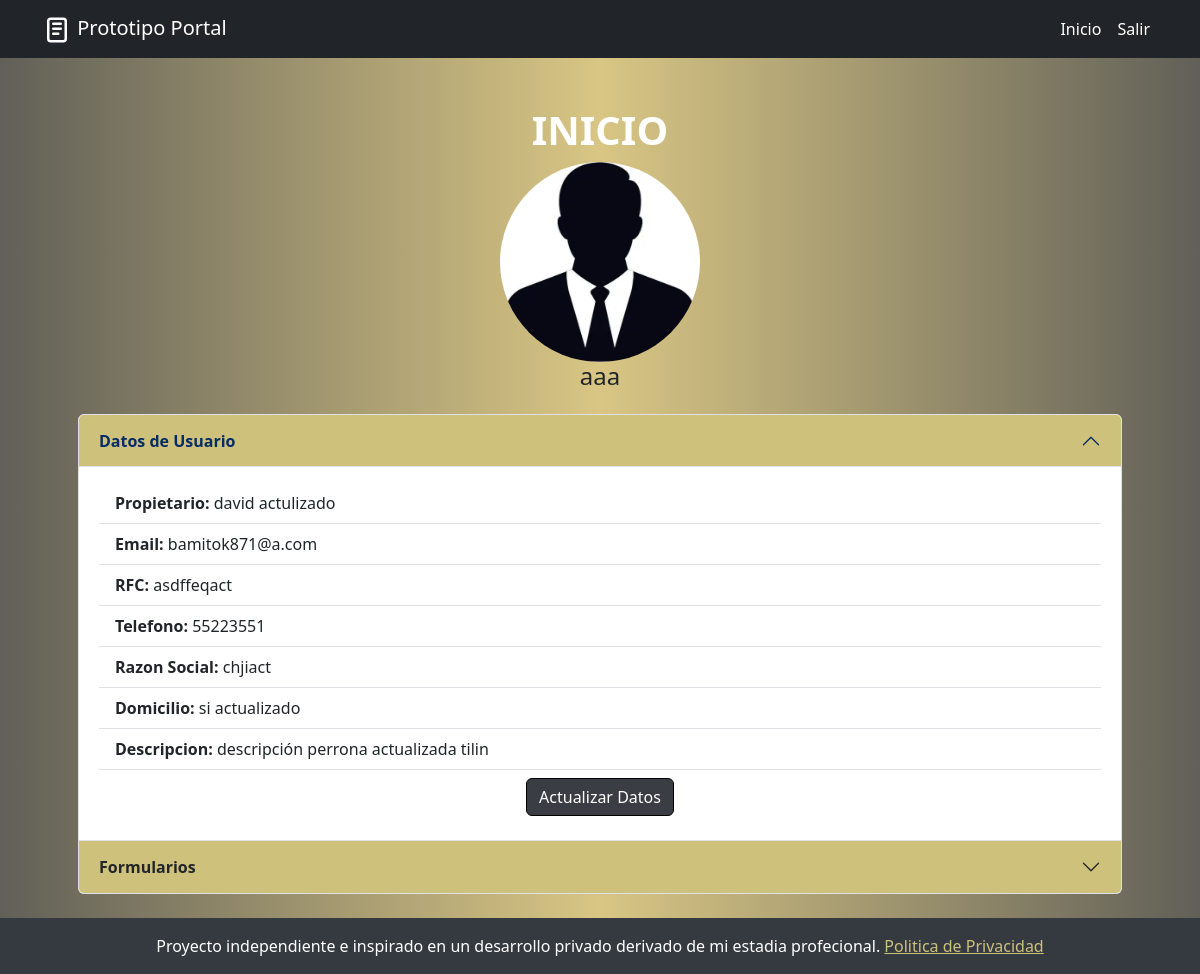
The app's page / (signed in), older data.
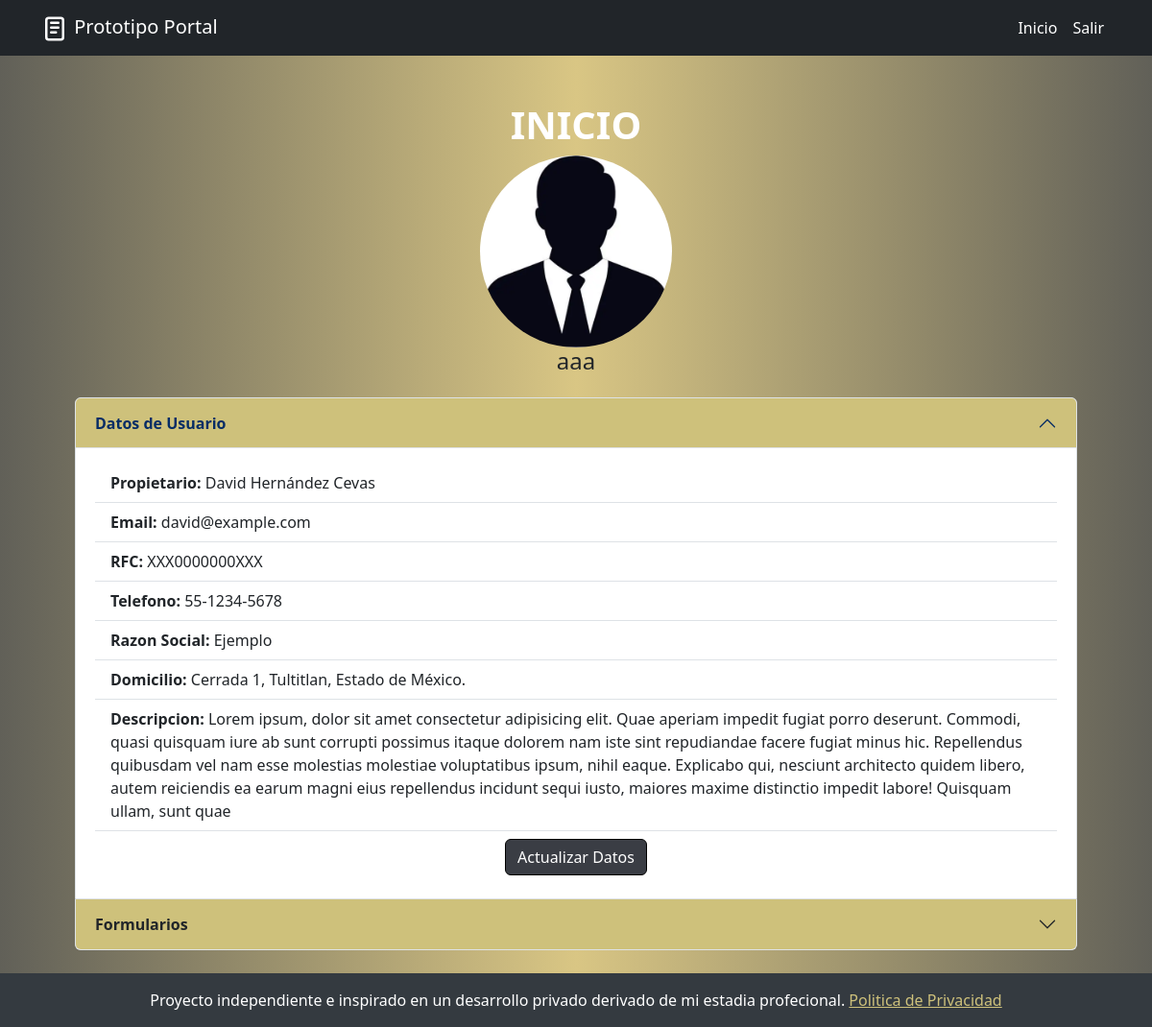
The same page, newer data.
### Portal/models.py (models this page shows, shortened)
class datosUsuarioM(models.Model):
    propietario = models.CharField(max_length=255)
    email = models.EmailField(max_length=255)
    rfc = models.CharField(max_length=13)
    telefono = models.CharField(max_length=30)
    razonSocial = models.CharField(max_length=255)
    descripcion = models.TextField(max_length=500, blank=True, null=True)
    domicilio = models.CharField(max_length=255)
    user = models.ForeignKey (User, on_delete=models.CASCADE)

### Portal/views.py (the view)
# urls.py: 2. Add a URL to urlpatterns:  path('', views.home, name='home')
@login_required(login_url='iniciarSesion')
def home(request):
    datos = datosUsuarioM.objects.filter(user=request.user).first()
    formDPex = declaratoriaPropiedadModel.objects.filter(user=request.user).exists()
    formCAex = declaCumpliAmbModel.objects.filter(user=request.user).exists()
    formCNex = cartaNotificacionModel.objects.filter(user=request.user).exists()
    formRVTex = reporteVisitaTecnicaModel.objects.filter(user=request.user).exists()
    formInventOf = inventarioOficina.objects.filter(user=request.user).exists()
    return render(request, 'home.html', {
        'datosUsuario': datos,
        'formDPexiste':formDPex,
        'formCAexiste':formCAex,
        'formCNexiste':formCNex,
        'formRVTexiste':formRVTex,
        'formInventarioExiste':formInventOf
    })

### Portal/templates/home.html (shortened to what this page needs)
{% extends 'base.html' %} {% block content %} {% load static %}
<div class="container mt-4">
  <h1 class="text-center titulo">INICIO</h1>
  <div class="text-center">
            <img src="static/images/profile.webp" alt="" class="rounded-circle" style="width: 200px; height: 200px;">
            <h4>{{datosUsuario.user}}</h4>
  </div>
  <div class="accordion m-4 " id="accordionExample">
    <div class="accordion-item">
      <h2 class="accordion-header">
        <button
          class="accordion-button card-header"
          type="button"
          data-bs-toggle="collapse"
          data-bs-target="#collapseOne"
          aria-expanded="true"
          aria-controls="collapseOne"
          style="background-color: #cec17b;"
        >
          <strong>Datos de Usuario</strong>
        </button>
      </h2>
      <div
        id="collapseOne"
        class="accordion-collapse collapse show"
        data-bs-parent="#accordionExample"
      >
        <div class="accordion-body">
            <ul class="list-group list-group-flush">
              <li class="list-group-item">
                <strong>Propietario: </strong>{{datosUsuario.propietario}}
              </li>
              <li class="list-group-item">
                <strong>Email: </strong>{{datosUsuario.email}}
              </li>
              <li class="list-group-item">
                <strong>RFC: </strong>{{datosUsuario.rfc}}
              </li>
              <li class="list-group-item">
                <strong>Telefono: </strong>{{datosUsuario.telefono}}
              </li>
              <li class="list-group-item">
                <strong>Razon Social: </strong>{{datosUsuario.razonSocial}}
              </li>
              <li class="list-group-item">
                <strong>Domicilio: </strong>{{datosUsuario.domicilio}}
              </li>
              <li class="list-group-item">
                <strong>Descripcion: </strong>{{datosUsuario.descripcion}}
              </li>
              <li class="list-group-item text-center">
                <a href="{% url 'actualizar' %}">
                  <button class="btn btn-primary botongral">
                    Actualizar Datos
                  </button>
                </a>
              </li>
            </ul>
        </div>
      </div>
    </div>
    <div class="accordion-item">
      <h2 class="accordion-header">
        <button
          class="accordion-button collapsed"
          type="button"
          data-bs-toggle="collapse"
          data-bs-target="#collapseTwo"
          aria-expanded="false"
          aria-controls="collapseTwo"
          style="background-color: #cec17b;"
        >
            <strong>Formularios</strong>
        </button>
      </h2>
    </div>
  </div>
</div>
{% endblock %}

### Portal/templates/base.html (shortened to what this page needs)
<!DOCTYPE html>
<html lang="es">
<head>
    {% load static %}
    <link rel="stylesheet" href="https://cdn.jsdelivr.net/npm/bootstrap-icons@1.11.3/font/bootstrap-icons.min.css">
    <link href="https://cdn.jsdelivr.net/npm/bootstrap@5.3.0/dist/css/bootstrap.min.css" rel="stylesheet">
    <link href="{% static 'css/styles.css' %}" rel="stylesheet">
</head>
<body class="d-flex flex-column min-vh-100">
    <nav class="navbar navbar-expand-lg navbar-dark bg-dark sticky-top">
        <div class="container">
            <a class="navbar-brand" href="/">
                Prototipo Portal
            </a>
            <div class="collapse navbar-collapse" id="navbarNav">
                <ul class="navbar-nav ms-auto mb-2 mb-lg-0">
                    {% if user.is_authenticated %}
                    <li class="nav-item">
                        <a class="nav-link" href="/">Inicio</a>
                    </li>
                    <li class="nav-item">
                        <a class="nav-link" href="{% url 'logout' %}">Salir</a>
                    </li>
                    {% endif %}
                </ul>
            </div>
        </div>
    </nav>
    <main class="container flex-grow-1 mt-4">
        {% block content %}
        {% endblock %}
    </main>
    <footer class="footer mt-auto py-3 bg-dark text-white text-center">
        <div class="container">
            <span>Proyecto independiente e inspirado en un desarrollo privado derivado de mi estadia profecional. <a href="{% url 'politicaPrivacidad' %}" style="color: #cec17b">Politica de Privacidad</a></span>
        </div>
    </footer>
</body>
</html>

### Portal/static/css/styles.css (style rules this page uses)
body { background: #616058; background: linear-gradient(90deg, rgba(97, 96, 88, 1) 0%, rgba(217, 198, 132, 1) 50%, rgba(97, 96, 88, 1) 100%); }
.titulo { color: white; font-size: 2.5rem; font-weight: bold; }
.footer { background-color: #343a40 !important; color: #ffffff; padding: 1rem 0; }
.navbar-dark .navbar-nav .nav-link { color: white !important; }
.botongral { background-color: #3a3d44; border-color: #000000; color: white; }

Row changes from the older to the newer data that the page shows:
changed datosUsuarioM "aaa": propietario "david actulizado" → "David Hernández Cevas"; email "bamitok871@a.com" → "david@example.com"; rfc "asdffeqact" → "XXX0000000XXX"; telefono "55223551" → "55-1234-5678"; razonSocial "chjiact" → "Ejemplo"; domicilio "si actualizado" → "Cerrada 1, Tultitlan, Estado de México."; descripcion "descripción perrona actualizada tilin" → "Lorem ipsum, dolor sit amet consectetur adipisicing elit. Quae aperiam impedit fugiat porro deserunt. Commodi, quasi quisquam iure ab sunt corrupti possimus itaque dolorem nam iste sint repudiandae facere fugiat minus hic. Repellendus quibusdam vel nam esse molestias molestiae voluptatibus ipsum, nihil eaque. Explicabo qui, nesciunt architecto quidem libero, autem reiciendis ea earum magni eius repellendus incidunt sequi iusto, maiores maxime distinctio impedit labore! Quisquam ullam, sunt quae"
